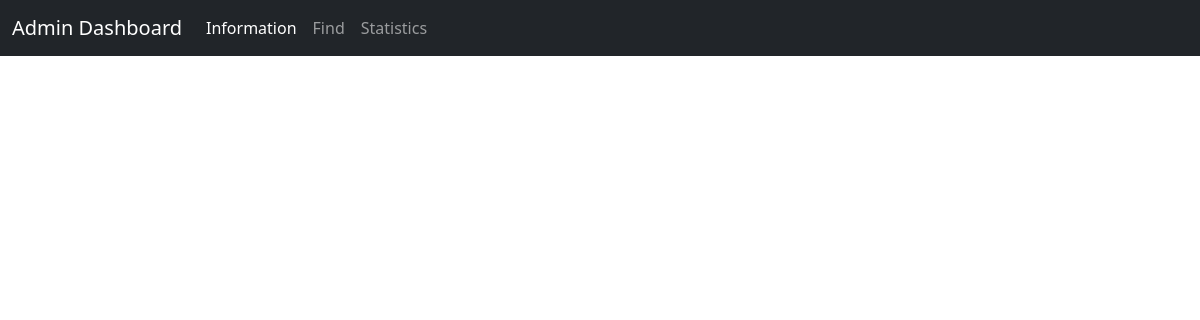
Before: /campaign_details/1 with the older database file.
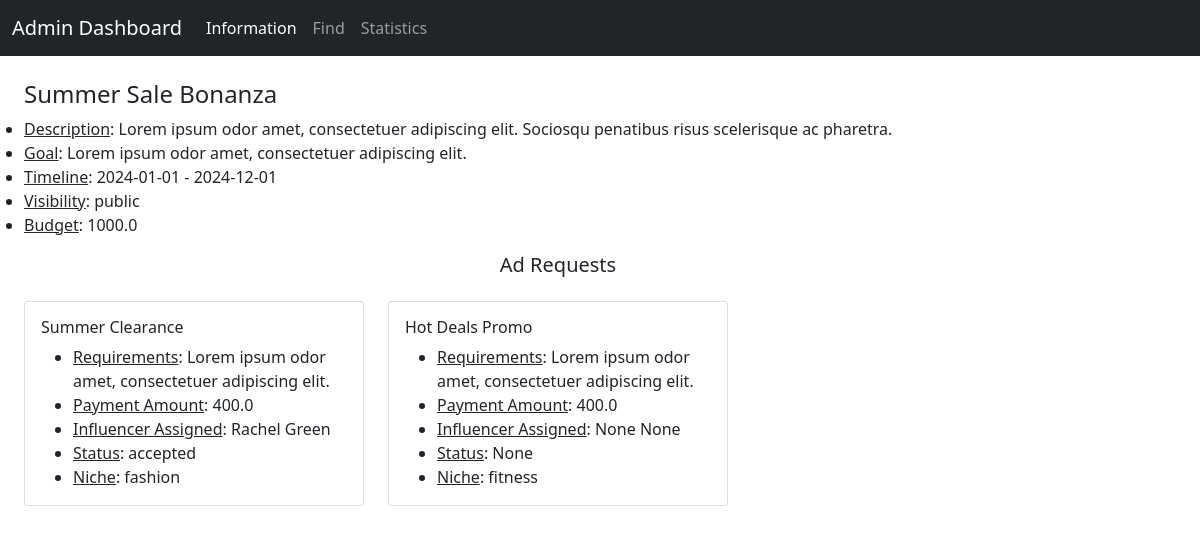
After: the same page with the newer database file.
### backend/models.py (models this page shows)
class Campaign(db.Model):
    __tablename__ = 'campaign'
    id = db.Column(db.Integer, primary_key=True)
    sponsor_id = db.Column(db.Integer, db.ForeignKey('sponsor.id'), nullable=False)
    visibility = db.Column(db.Enum('private', 'public'), default='public', nullable=False)
    title = db.Column(db.String, nullable=False)
    description = db.Column(db.String)
    goal = db.Column(db.String)
    start_date = db.Column(db.Date, nullable=False)
    end_date = db.Column(db.Date, nullable=False)
    budget = db.Column(db.Float, nullable=False)
    flagged = db.Column(db.Boolean, default=False)
    ad_request = db.relationship('Ad_Request', backref='campaign', cascade='all, delete-orphan')

class Ad_Request(db.Model):
    __tablename__ = 'ad_request'
    id = db.Column(db.Integer, primary_key=True)
    influencer_id = db.Column(db.Integer, db.ForeignKey('influencer.id'))
    campaign_id = db.Column(db.Integer, db.ForeignKey('campaign.id'), nullable=False)
    title = db.Column(db.String, nullable=False)
    status = db.Column(db.Enum('pending', 'accepted', 'completed', 'requested'))
    payment_amount = db.Column(db.Float, nullable=False)
    requirement = db.Column(db.String, nullable=False)
    niche_id = db.Column(db.Integer, db.ForeignKey('niche.id'), nullable=False)

class Influencer(db.Model):
    __tablename__ = 'influencer'
    id = db.Column(db.Integer, primary_key=True)
    first_name = db.Column(db.String, nullable=False)
    last_name = db.Column(db.String)
    age = db.Column(db.Integer, nullable=False)
    username = db.Column(db.String, unique=True, nullable=False)
    password = db.Column(db.String, nullable=False)
    email = db.Column(db.String, unique=True, nullable=False)
    earning = db.Column(db.Integer, default=0)
    flagged = db.Column(db.Boolean, default=False)
    reach = db.relationship('Reach', backref='influencer', cascade='all, delete-orphan')
    ad_request = db.relationship('Ad_Request', backref='influencer')
    influencer_niche = db.relationship('Influencer_Niche', backref='influencer')

class Niche(db.Model):
    __tablename__ = 'niche'
    id = db.Column(db.Integer, primary_key=True)
    name = db.Column(db.String, nullable=False)
    influencer_niche = db.relationship('Influencer_Niche', backref='niche')
    ad_request = db.relationship('Ad_Request', backref='niche')

### backend/controllers.py (the view)
@app.route('/campaign_details/<int:camp_id>', methods=['GET', 'POST'])
def particular_campaign_details_for_admin(camp_id):
    return render_template('admin_campaign_details.html', campaign_info=fetch_campaign_details(camp_id))

### templates/admin_campaign_details.html (shortened to what this page needs)
<!DOCTYPE html>
<html lang="en">
<head>
    <link href="https://cdn.jsdelivr.net/npm/bootstrap@5.0.2/dist/css/bootstrap.min.css" rel="stylesheet">
</head>
<body>
    <div id="container">
        <div id="panel">
            <nav class="navbar navbar-expand-lg navbar-dark bg-dark">
                <div class="container-fluid">
                    <label class="navbar-brand">Admin Dashboard</label>
                    <div class="collapse navbar-collapse" id="navbarNavAltMarkup">
                        <div class="navbar-nav">
                            <a class="nav-link active" aria-current="page" href="/admin_dashboard">Information</a>
                            <a class="nav-link" href="/admin_find">Find</a>
                            <a class="nav-link" href="#">Statistics</a>
                        </div>
                    </div>
                </div>
            </nav>
        </div>
        {% for key, value in campaign_info.items() %}
            <div class="container row mt-4">
                <h4>{{ value.title }}</h4>
                <ul>
                    <li><u>Description</u>: {{ value.description }}</li>
                    <li><u>Goal</u>: {{ value.goal }}</li>
                    <li><u>Timeline</u>: {{ value.start_date }} - {{ value.end_date }}</li>
                    <li><u>Visibility</u>: {{ value.visibility }}</li>
                    <li><u>Budget</u>: {{ value.budget }}</li>
                </ul>
            </div>
            <div class="container row">
                <h5 class="text-center mb-4">Ad Requests</h5>
                {% for id, details in value.ads.items() %}
                    {% if id %}
                        <div class="col-sm-4">
                            <div class="card">
                                <div class="card-body">
                                    <h6 class="card-title">{{ details.title }}</h6>
                                    <ul class="card-text">
                                        <li><u>Requirements</u>: {{ details.requirements }}</li>
                                        <li><u>Payment Amount</u>: {{ details.payment_amount}}</li>
                                        <li><u>Influencer Assigned</u>: {{ details.influencer_fname }} {{ details.influencer_lname }}</li>
                                        <li><u>Status</u>: {{ details.status }}</li>
                                        <li><u>Niche</u>: {{ details.niche }}</li>
                                    </ul>
                                </div>
                            </div>
                        </div>
                    {% else %}
                        <h6 class="text-secondary">No ad requests initiated in this campaign</h6>
                    {% endif %}
                {% endfor %}
            </div>
        {% endfor %}
    </div>
</body>
</html>

Changed rows visible on the page:
added Campaign: title "Summer Sale Bonanza", description "Lorem ipsum odor amet, consectetuer adipiscing elit. Sociosqu penatibus risus scelerisque ac pharetra.", goal "Lorem ipsum odor amet, consectetuer adipiscing elit.", start_date "2024-01-01", end_date "2024-12-01", visibility "public", budget "1000.0", status "accepted" "None", influencer_fname "None", influencer_lname "None"
added Ad_Request: title "Summer Clearance", requirements "Lorem ipsum odor amet, consectetuer adipiscing elit.", payment_amount "400.0"
added Influencer: influencer_fname "Rachel", influencer_lname "Green"
added Niche: niche "fashion"
added Ad_Request: title "Hot Deals Promo", requirements "Lorem ipsum odor amet, consectetuer adipiscing elit.", payment_amount "400.0"
added Niche: niche "fitness"
